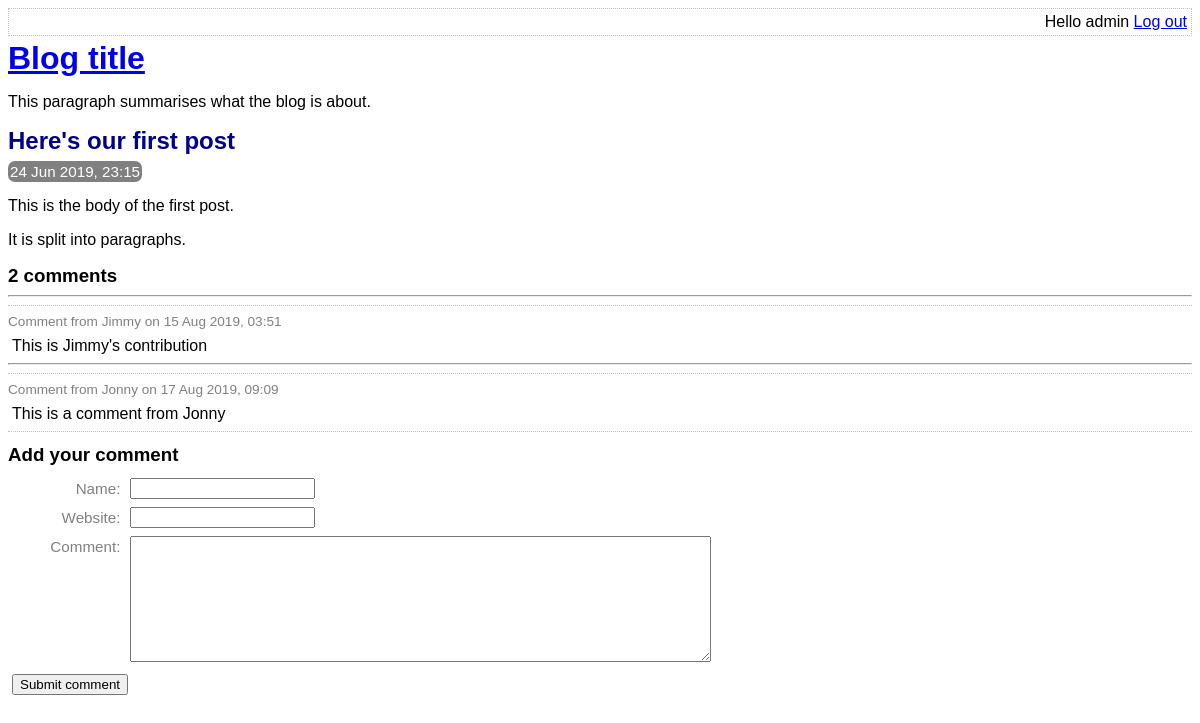
Page /view-post.php?post_id=1 (signed in) on the committed database.
### tables this page shows
CREATE TABLE post (
    id INTEGER NOT NULL PRIMARY KEY AUTO_INCREMENT,
    title VARCHAR(30) NOT NULL,
    body VARCHAR(10000) NOT NULL,
    user_id INTEGER NOT NULL,
    created_at DATETIME NOT NULL,
    updated_at DATETIME,
    FOREIGN KEY (user_id) REFERENCES user(id)
);

CREATE TABLE comment (
    id INTEGER NOT NULL PRIMARY KEY AUTO_INCREMENT,
    post_id INTEGER NOT NULL,
    created_at DATETIME NOT NULL,
    name VARCHAR(30) NOT NULL,
    website VARCHAR(100) NOT NULL,
    text VARCHAR(10000) NOT NULL,
    FOREIGN KEY (post_id) REFERENCES post(id)
);

### lib/view-post.php (called while the page is built, shortened)
<?php
function getPostRow(PDO $pdo, $postId)
{
    $stmt = $pdo->prepare(
        'SELECT
            title, created_at, body
        FROM
            post
        WHERE
            id = :id'
    );
    $result = $stmt->execute(
        array('id' => $postId, )
    );
    $row = $stmt->fetch();
    return $row;
}
?>

### view-post.php (the view, shortened to what this page needs)
<?php
require_once 'lib/common.php';
require_once 'lib/view-post.php';
if (isset($_GET['post_id']))
{
    $postId = $_GET['post_id'];
}
$pdo = getPDO();
$row = getPostRow($pdo, $postId);
?>
<!DOCTYPE html>
<html>
    <head>
        <?php require 'templates/head.php' ?>
    </head>
    <body>
        <?php require 'templates/title.php' ?>
        <div class="post">
            <h2>
                <?php echo htmlEscape($row['title']) ?>
            </h2>
            <div class="date">
                <?php echo convertSqlDate($row['created_at']) ?>
            </div>
            <?php echo convertNewlinesToParagraphs($row['body']) ?>
        </div>
        <div class="comment-list">
            <h3><?php echo countCommentsForPost($pdo, $postId) ?> comments</h3>
            <?php foreach (getCommentsForPost($pdo, $postId) as $comment): ?>
                <hr />
                <div class="comment">
                    <div class="comment-meta">
                        Comment from
                        <?php echo htmlEscape($comment['name']) ?>
                        on
                        <?php echo convertSqlDate($comment['created_at']) ?>
                    </div>
                    <div class="comment-body">
                        <?php echo convertNewlinesToParagraphs($comment['text']) ?>
                    </div>
                </div>
            <?php endforeach ?>
        </div>
        <?php require 'templates/comment-form.php' ?>
    </body>
</html>

### lib/common.php (shortened to what this page needs)
<?php
function htmlEscape($html)
{
    return htmlentities($html, ENT_QUOTES, 'UTF-8');
}
function convertSqlDate($sqlDate)
{
    $date = DateTime::createFromFormat('Y-m-d H:i:s', $sqlDate);
    return $date->format('d M Y, H:i');
}
function convertNewlinesToParagraphs($text)
{
    $escaped = htmlEscape($text);
    return '<p>' . str_replace("\n", "</p><p>", $escaped) . '</p>';
}
function countCommentsForPost(PDO $pdo, $postId)
{
    $sql = "
        SELECT
            COUNT(*) c
        FROM
            comment
        WHERE
            post_id = :post_id
    ";
    $stmt = $pdo->prepare($sql);
    $stmt->execute(
        array('post_id' => $postId, )
    );
    return (int) $stmt->fetchColumn();
}
function getCommentsForPost(PDO $pdo, $postId)
{
    $sql = "
        SELECT
            id, name, text, created_at, website
        FROM
            comment
        WHERE
            post_id = :post_id
    ";
    $stmt = $pdo->prepare($sql);
    $stmt->execute(
        array('post_id' => $postId, )
    );
    return $stmt->fetchAll();
}
?>

### assets/main.css (style rules this page uses)
h1, h2, h3 { margin-top: 0; margin-bottom: 8px; }
body { font-family: sans-serif; }
.post-synopsis h2, .post h2 { color:darkblue; }
.post .date, .post-synopsis .meta { color: white; background-color: grey; border-radius: 7px; padding: 2px; display: inline; font-size: 0.95em; }
.comment .comment-meta { font-size: 0.85em; color: grey; border-top: 1px dotted silver; padding-top: 8px; }
.comment-body p { margin: 8px 4px; }
.comment-list { border-bottom: 1px dotted silver; margin-bottom: 12px; }

### rows in the picture
post: title "Here's our first post", created_at "24 Jun 2019, 23:15", body "This is the body of the first post. It is split into paragraphs."
comment: name "Jimmy", created_at "15 Aug 2019, 03:51", text "This is Jimmy's contribution"
comment: name "Jonny", created_at "17 Aug 2019, 09:09", text "This is a comment from Jonny"

### other values in the picture
htmlEscape(getAuthUser()) "admin"
countCommentsForPost($pdo, $postId) "2"
